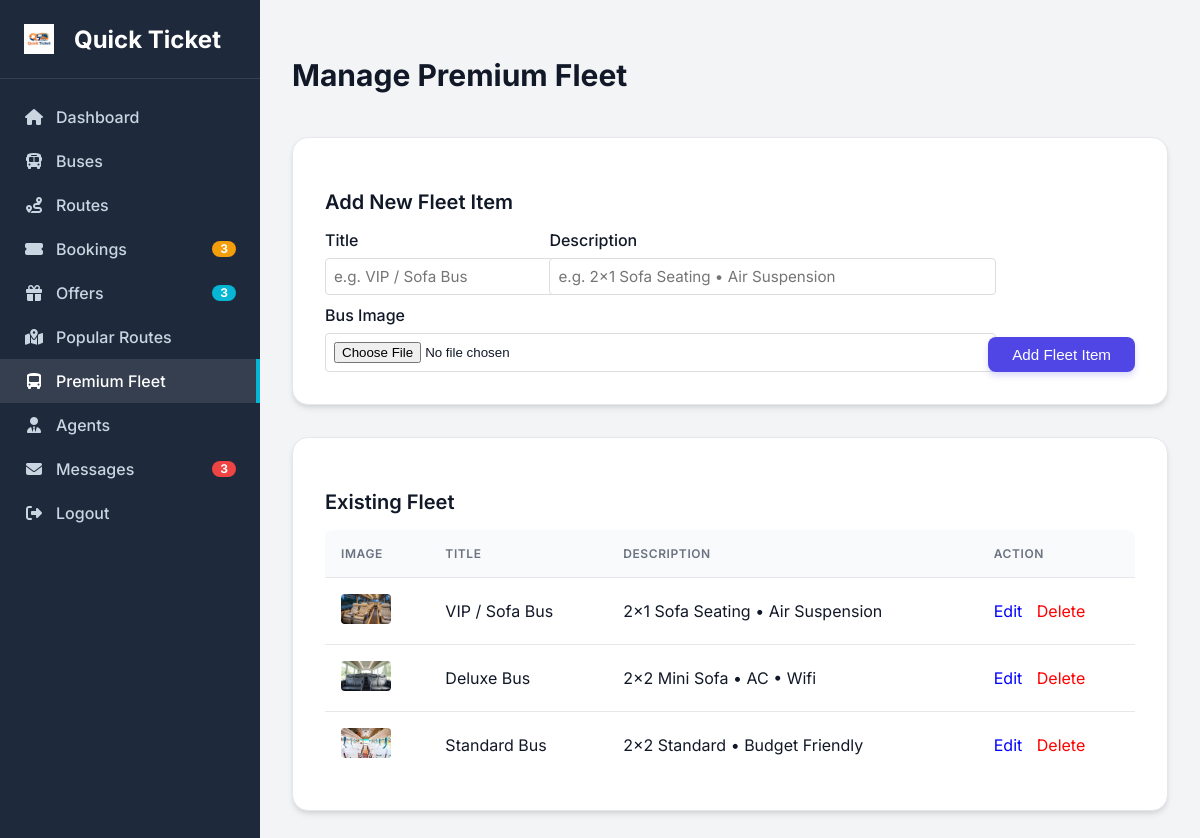
The page /admin/fleet.php (signed in) on the database its author committed.
### tables this page shows
CREATE TABLE `fleet` (
  `id` int(6) unsigned NOT NULL AUTO_INCREMENT,
  `title` varchar(100) NOT NULL,
  `description` varchar(255) NOT NULL,
  `image_path` varchar(255) NOT NULL,
  `created_at` timestamp NOT NULL DEFAULT current_timestamp(),
  PRIMARY KEY (`id`)
);

### admin/fleet.php (the view, shortened to what this page needs)
<?php
include 'includes/header.php';
?>
<div style="display: flex; justify-content: space-between; align-items: center; margin-bottom: 20px;">
    <h2>Manage Premium Fleet</h2>
</div>
<div class="card">
    <h3>Add New Fleet Item</h3>
    <form method="POST" enctype="multipart/form-data" style="display: grid; grid-template-columns: 1fr 2fr auto; gap: 10px; align-items: end; margin-top: 15px;">
        <div>
            <label>Title</label>
            <input type="text" name="title" required placeholder="e.g. VIP / Sofa Bus" style="width: 100%; padding: 8px; border: 1px solid #ddd; border-radius: 4px;">
        </div>
        <div>
            <label>Description</label>
            <input type="text" name="description" required placeholder="e.g. 2x1 Sofa Seating • Air Suspension" style="width: 100%; padding: 8px; border: 1px solid #ddd; border-radius: 4px;">
        </div>
        <div style="grid-column: span 2;">
            <label>Bus Image</label>
            <input type="file" name="fleet_image" required style="width: 100%; padding: 8px; border: 1px solid #ddd; border-radius: 4px;">
        </div>
        <button type="submit" name="add_fleet" class="btn btn-primary" style="height: 35px;">Add Fleet Item</button>
    </form>
</div>
<div class="card">
    <h3>Existing Fleet</h3>
    <table>
        <thead>
            <tr>
                <th>Image</th>
                <th>Title</th>
                <th>Description</th>
                <th>Action</th>
            </tr>
        </thead>
        <tbody>
            <?php
            $result = $conn->query("SELECT * FROM fleet ORDER BY created_at DESC");
            if ($result->num_rows > 0) {
                while ($row = $result->fetch_assoc()) {
                    echo "<tr>
                        <td><img src='../{$row['image_path']}' style='width: 50px; height: 30px; object-fit: cover; border-radius: 4px;'></td>
                        <td>{$row['title']}</td>
                        <td>{$row['description']}</td>
                        <td>
                            <a href='edit_fleet.php?id={$row['id']}' style='color: blue; margin-right: 10px;'>Edit</a>
                            <a href='fleet.php?delete={$row['id']}' style='color: red;' onclick='return confirm(\"Are you sure?\")'>Delete</a>
                        </td>
                    </tr>";
                }
            } else {
                echo "<tr><td colspan='4' style='text-align:center;'>No fleet items found. Add one above!</td></tr>";
            }
            ?>
        </tbody>
    </table>
</div>
</div>
</div>
</body>
</html>

### assets/css/admin_style.css (style rules this page uses)
:root { --primary-color: #4f46e5; --primary-hover: #4338ca; --secondary-color: #64748b; --accent-color: #06b6d4; --success-color: #10b981; --danger-color: #ef4444; --warning-color: #f59e0b; --sidebar-bg: #1e293b; --sidebar-text: #f1f5f9; --bg-color: #f3f4f6; --card-bg: #ffffff; --text-primary: #111827; --text-secondary: #6b7280; --border-color: #e5e7eb; --shadow-sm: 0 1px 2px 0 rgba(0, 0, 0, 0.05); --shadow-md: 0 4px 6px -1px rgba(0, 0, 0, 0.1), 0 2px 4px -1px rgba(0, 0, 0, 0.06); --shadow-lg: 0 10px 15px -3px rgba(0, 0, 0, 0.1), 0 4px 6px -2px rgba(0, 0, 0, 0.05); --radius-md: 0.5rem; --radius-lg: 1rem; --font-family: 'Inter', sans-serif; }
body { font-family: var(--font-family); background-color: var(--bg-color); margin: 0; padding: 0; color: var(--text-primary); }
a { text-decoration: none; color: inherit; }
h2 { font-size: 1.875rem; font-weight: 700; margin-bottom: 1.5rem; color: var(--text-primary); }
h3 { font-size: 1.25rem; font-weight: 600; margin-bottom: 1rem; color: var(--text-primary); }
.card { background-color: var(--card-bg); border-radius: var(--radius-lg); box-shadow: var(--shadow-md); padding: 2rem; margin-bottom: 2rem; border: 1px solid var(--border-color); }
table { width: 100%; border-collapse: separate; border-spacing: 0; }
th, td { padding: 1rem; text-align: left; border-bottom: 1px solid var(--border-color); }
th { background-color: #f8fafc; font-weight: 600; color: var(--text-secondary); text-transform: uppercase; font-size: 0.75rem; letter-spacing: 0.05em; }
th:first-child { border-top-left-radius: var(--radius-md); }
th:last-child { border-top-right-radius: var(--radius-md); }
tr:last-child td { border-bottom: none; }
label { display: block; margin-bottom: 0.5rem; font-weight: 500; color: var(--text-primary); }
input[type="text"], input[type="email"], input[type="password"], input[type="number"], input[type="date"], select, textarea { width: 100%; padding: 0.75rem; border: 1px solid var(--border-color); border-radius: var(--radius-md); background-color: #fff; font-family: inherit; font-size: 0.95rem; transition: border-color 0.2s, box-shadow 0.2s; }
.btn { display: inline-flex; align-items: center; justify-content: center; padding: 0.75rem 1.5rem; font-weight: 500; border-radius: var(--radius-md); transition: all 0.2s; cursor: pointer; border: none; font-size: 0.95rem; gap: 0.5rem; }
.btn-primary { background-color: var(--primary-color); color: white; box-shadow: 0 4px 6px rgba(79, 70, 229, 0.2); }

### rows shown on the page
fleet: image_path (picture), title "VIP / Sofa Bus", description "2x1 Sofa Seating • Air Suspension"
fleet: image_path (picture), title "Deluxe Bus", description "2x2 Mini Sofa • AC • Wifi"
fleet: image_path (picture), title "Standard Bus", description "2x2 Standard • Budget Friendly"

### other values the page prints
$pending_bookings_count "3"
$offers_count "3"
$unread_messages_count "3"
